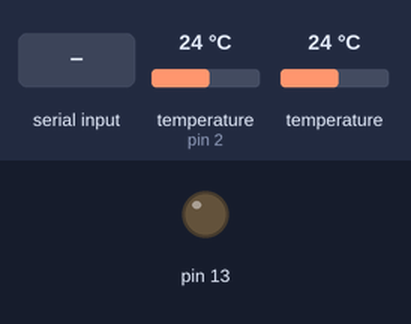
The sketch below on a simulated Arduino Uno, built with avr-gcc and run on an emulated ATmega328P. Shown: output pins drawn as LEDs (lit = HIGH). The inputs (shaded band) are chosen by the test bench; at power-on: temperature (sensor on pin 2) 24 °C, temperature 24 °C. What the sketch prints to the serial monitor is not drawn.

Above: at 1.2 s.
1.3 s: "1" received over Serial
At 3.5 s:
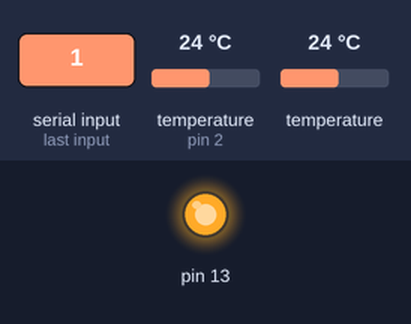
4.2 s: "0" received over Serial
At 7.0 s:
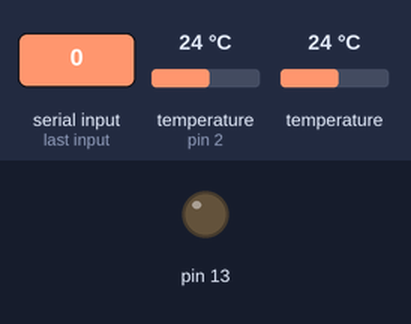
Timing chart, 0 to 8.5 s (numbered marks = the images above; inputs shaded):
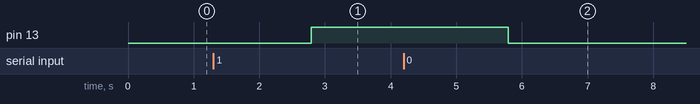

The sketch:

compostSensorsManager.pde
```cpp
#include <OneWire.h>
#include <DallasTemperature.h>

// Data wire is plugged into port 2 on the Arduino
#define ONE_WIRE_BUS 2

// Setup a oneWire instance to communicate with any OneWire devices (not just Maxim/Dallas temperature ICs)
OneWire oneWire(ONE_WIRE_BUS);

// Pass our oneWire reference to Dallas Temperature.
DallasTemperature sensors(&oneWire);
int incomingByte = 0;
void setup(void)
{
  // start serial port
  Serial.begin(9600);
  pinMode(13, OUTPUT);
  // Start up the library
  sensors.begin();
}

void loop(void)
{

  if (Serial.available() > 0) {
	// lee el byte entrante:
	incomingByte = Serial.read();
        if (incomingByte == 49) {
            digitalWrite(13, HIGH);   // set the LED on
        }
        if (incomingByte == 48) {
            digitalWrite(13, LOW);    // set the LED off
        }
        delay(1000);
        // dice lo que ha recibido:
  }else{
          // call sensors.requestTemperatures() to issue a global temperature
          // request to all devices on the bus
          sensors.requestTemperatures(); // Send the command to get temperatures
          Serial.print(sensors.getTempCByIndex(0));
          Serial.print("/");
          Serial.print(sensors.getTempCByIndex(3));
          Serial.print("/30/32/43");
          Serial.println("-");
  }

  delay(2000);
}
```

Measured:
- after the input at 1.3 s, pin 13: LOW → HIGH after 1.5 s
- after the input at 4.2 s, pin 13: HIGH → LOW after 1.6 s
